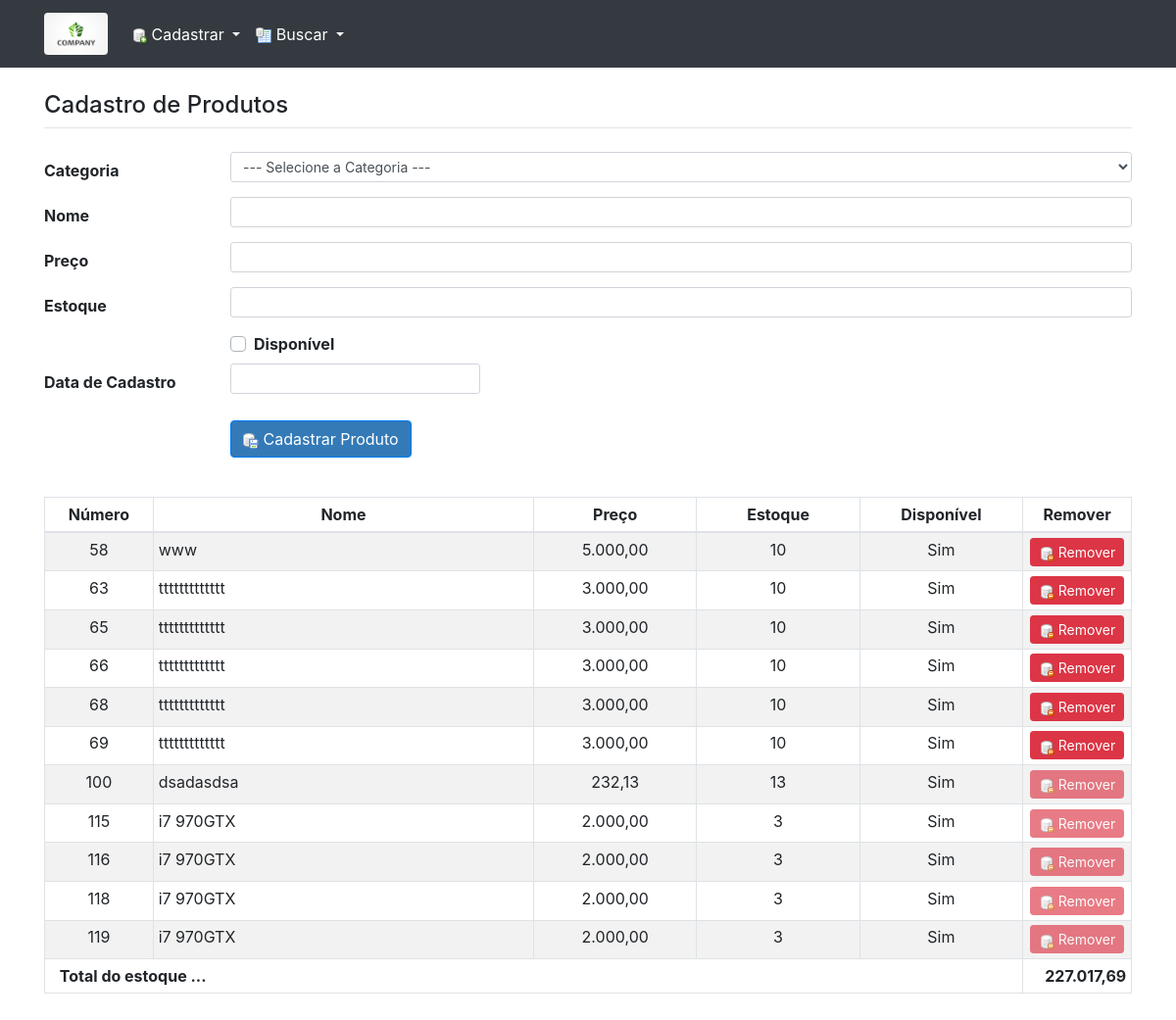
Screenshot of /produto/cadastra_produto/ (signed in) with the database file from the repository.
### produto/models.py (models this page shows, shortened)
class Produto(models.Model):
    user = models.ForeignKey(settings.AUTH_USER_MODEL,
                             related_name='operacoes_do_usuario',
                             on_delete=models.DO_NOTHING,
                             null=True)
    categoria = models.ForeignKey(Categoria, on_delete=models.DO_NOTHING)
    nome = models.CharField(max_length=120)
    preco = models.DecimalField(max_digits=10, decimal_places=2)
    estoque = models.PositiveIntegerField(default=0)
    disponivel = models.BooleanField(default=True)
    data_de_cadastro = models.DateField(null=True)
    class Meta:
        db_table = 'produto'

### produto/views.py (the view)
# urls.py: path('cadastra_produto/', views.cadastra_produto, name='cadastra_produto'),
def cadastra_produto(request):
    if request.method == "POST":
        form = ProdutoForm(request.POST)
        if form.is_valid():
            produto = form.save(commit=False)
            produto.user=request.user
            produto.save()
            lista_de_produtos = []
            lista_de_produtos.append(produto)
            resultado = Produto.objects.filter(disponivel=True).aggregate(
                valor_do_estoque=Sum(F('estoque') * F('preco'), output_field=FloatField()))
            if resultado['valor_do_estoque']:
                valor_do_estoque = '{0:.2f}'.format(resultado['valor_do_estoque'])
            else:
                valor_do_estoque = '0,00'
            return render(request, 'produto/lista_de_produtos.html',
                          {'produtos': lista_de_produtos,
                           'valor_do_estoque': valor_do_estoque})
    else:
        form = ProdutoForm()
    produtos = Produto.objects.all()
    valor_do_estoque = 0
    ids_dos_produtos = []
    for produto in produtos:
        valor_do_estoque = valor_do_estoque + produto.preco * produto.estoque
        ids_dos_produtos.append(produto.id)
    return render(request, 'produto/cadastra_produto.html', {'form': form,
                                                             'produtos': produtos,
                                                             'valor_do_estoque': valor_do_estoque,
                                                             'ids_dos_produtos': ids_dos_produtos})

### produto/models.py (called while the page is built)
    def __str__(self):
        return self.nome

### produto/templatetags/filtros.py (called while the page is built)
@register.filter         # @register.filter(name='separador_de_milhar')
@stringfilter            # Se você está criando um filtro que espera receber um string como primeiro argumento,
def separador_de_milhar(valor, decimal_points=3, seperator=u'.'):
    valor = str(valor)
    valor = valor.replace('.', ',')
    pos_virgula = valor.find(',')
    if pos_virgula == -1:
        valor = valor + ',00'
    pos_virgula = valor.find(',')
    parte2 = valor[pos_virgula:]
    parte1 = valor[:pos_virgula]
    if len(parte1) <= decimal_points:
        return parte1 + parte2
    parts = []
    while parte1:
        parts.append(parte1[-decimal_points:])
        parte1 = parte1[:-decimal_points]
    parts.reverse()
    return seperator.join(parts) + parte2

### produto/templates/produto/cadastra_produto.html (shortened to what this page needs)
{% extends "base.html" %}
{% load filtros %}
{% load static %}
{% block conteudo %}
    <br>
    <div class="row">
        <div class="col-lg-12">
            <h4 class="titulo mb-0">Cadastro de Produtos</h4>
            <hr class="mt-2 mb-4">
        </div>
    </div>
    <form   id="inclusao"
            action ="{% url 'produto:cadastra_produto' %}"
            method ="POST" novalidate>
        <div class="form-group row mb-2">
            <label for="id_categoria" class="col-lg-2 col-form-label font-weight-bold">Categoria</label>
            <div class="col-lg-10">
                {{ form.categoria }}
            </div>
        </div>
        <div class="form-group row mb-2">
            <label for="id_nome" class="col-lg-2 col-form-label font-weight-bold">Nome</label>
            <div class="col-lg-10">
                {{ form.nome }}
            </div>
        </div>
        <div class="form-group row mb-2">
            <label for="id_preco" class="col-lg-2 col-form-label font-weight-bold">Preço</label>
            <div class="col-lg-10">
                {{ form.preco }}
            </div>
        </div>
        <div class="form-group row mb-2">
            <label for="id_estoque" class="col-lg-2 col-form-label font-weight-bold">Estoque</label>
            <div class="col-lg-10">
                {{ form.estoque }}
            </div>
        </div>
        <div class="form-group row mb-2">
            <div class="col-lg-2"></div>
            <div class="col-lg-10">
                <div class="custom-control custom-checkbox">
                    <label class="custom-control-label font-weight-bold" for="id_disponivel">
                        Disponível
                    </label>
                </div>
            </div>
        </div>
        <div class="form-group row mb-2">
            <label for="id_data_de_cadastro" class="col-lg-2 col-form-label font-weight-bold">Data de Cadastro</label>
            <div class="col-lg-3">
                {{ form.data_de_cadastro }}
            </div>
            <div class="col-lg-7"></div>
        </div>
        <div class="form-group row" style="margin-top: 20px;">
            <div class="col-lg-10 offset-lg-2">
                <button type="submit" class="btn btn-primary"><img src="{% static 'produto/images/skin/database_save.png' %}">
                    Cadastrar Produto
                </button>
            </div>
        </div>
    </form>
    <br>
    {% include 'produto/lista_de_produtos.html' %}
    <br/>
    <br/>
    <br/>
{% endblock %}

### templates/base.html (shortened to what this page needs)
{% load static %}
<!DOCTYPE html>
<html lang="en">
<head>
    <link rel="stylesheet" type="text/css" href="{% static 'produto/css/bootstrap.css' %}" />
    <link rel="stylesheet" type="text/css" href="{% static 'produto/css/jquery-ui.min.css' %}">
    <link rel="stylesheet" type="text/css" href="{% static 'produto/css/all.css' %}" />
    <link rel="stylesheet" type="text/css" href="{% static 'produto/css/base.css' %}" />
</head>
<body class="barra">
    <nav class="navbar bg-dark navbar-dark navbar-expand-md">
        <div class="container">
            <a href="#" alt="logo" class="navbar-brand">
                <img class="rounded" src="{% static 'produto/images/logo.jpg' %}" style="width: 65px;">
            </a>
            <div class="collapse navbar-collapse" id="menu">
                <div class="navbar-nav mr-auto">
                    <div class="dropdown">
                        <a class="nav-item nav-link dropdown-toggle" data-toggle="dropdown" href="#">
                            <img src="{% static 'produto/images/skin/database_add.png' %}"> Cadastrar
                        </a>
                    </div>
                    <div class="dropdown">
                        <a class="nav-item nav-link dropdown-toggle" data-toggle="dropdown" href="#">
                            <img src="{% static 'produto/images/skin/database_table.png' %}"> Buscar
                        </a>
                    </div>
                </div>
            </div>
        </div>
    </nav>
    <div class="container">
        {% block conteudo %}
        {% endblock %}
    </div>
</body>
</html>

### produto/templates/produto/lista_de_produtos.html (shortened to what this page needs)
{% load static %}
{% load filtros %}
    <div class="row">
        <div class="col-12">
            <div class="table-responsive">
                <table id="tabela" style="width:100%" class="table table-striped table-sm table-bordered">
                    <thead>
                        <tr>
                            <th class="text-center">Número</th>
                            <th class="text-center">Nome</th>
                            <th class="text-center">Preço</th>
                            <th class="text-center">Estoque</th>
                            <th class="text-center">Disponível</th>
                            <th class="text-center">Remover</th>
                        </tr>
                    </thead>
                    <tbody id="tbody">
                        {% for produto in produtos %}
                            <tr>
                                <td width="10%" class="text-center">
                                    {{ produto.id }}
                                </td>
                                <td width="35%">
                                    {{ produto.nome }}
                                </td>
                                <td width="15%" class="text-center">
                                    {{ produto.preco | separador_de_milhar }}
                                </td>
                                <td width="15%" class="text-center">
                                    {{ produto.estoque }}
                                </td>
                                <td width="15%" class="text-center">
                                    {% if produto.disponivel %} Sim {% else %} Não {% endif %}
                                </td>
                                <td width="10%" class="text-center">
                                    <form style="margin-bottom: 0px;"
                                          action ="{% url 'produto:remove_produto' %}"
                                          method ="POST" novalidate>
                                        <button style="margin-top: 0px; margin-bottom: 0px; padding-top: 3px; padding-bottom: 3px;"
                                                type="button" class="btn btn-sm btn-danger btn-remove" {% if produto.user != request.user %} disabled="disabled" {% endif %}>
                                            <img src="{% static 'produto/images/skin/database_delete.png' %}">
                                            Remover
                                        </button>
                                    </form>
                                </td>
                            </tr>
                        {% endfor %}
                        <tr>
                            <td colspan="5" width="90%" class="text-left">
                                <strong style="margin-left: 10px;">Total do estoque ...</strong>
                            </td>
                            <td width="10%" class="text-right">
                                <strong id="valor-do-estoque">{{ valor_do_estoque | separador_de_milhar }}</strong>
                            </td>
                        </tr>
                    </tbody>
                </table>
            </div>
        </div>
    </div>

### produto/static/produto/css/base.css (style rules this page uses)
.barra { overflow-y: scroll; }
a { color: #337ab7; }
a.btn-primary, button.btn-primary { background-color: #337ab7; }
.navbar-dark .navbar-nav .nav-link { color: rgba(255, 255, 255, 1) !Important; }

### rows the page displays
Produto: id "58", nome "www", preco|separador_de_milhar "5.000,00", estoque "10", disponivel "Sim"
Produto: id "63", nome "ttttttttttttt", preco|separador_de_milhar "3.000,00", estoque "10", disponivel "Sim"
Produto: id "65", nome "ttttttttttttt", preco|separador_de_milhar "3.000,00", estoque "10", disponivel "Sim"
Produto: id "66", nome "ttttttttttttt", preco|separador_de_milhar "3.000,00", estoque "10", disponivel "Sim"
Produto: id "68", nome "ttttttttttttt", preco|separador_de_milhar "3.000,00", estoque "10", disponivel "Sim"
Produto: id "69", nome "ttttttttttttt", preco|separador_de_milhar "3.000,00", estoque "10", disponivel "Sim"
Produto: id "100", nome "dsadasdsa", preco|separador_de_milhar "232,13", estoque "13", disponivel "Sim"
Produto: id "115", nome "i7 970GTX", preco|separador_de_milhar "2.000,00", estoque "3", disponivel "Sim"
Produto: id "116", nome "i7 970GTX", preco|separador_de_milhar "2.000,00", estoque "3", disponivel "Sim"
Produto: id "118", nome "i7 970GTX", preco|separador_de_milhar "2.000,00", estoque "3", disponivel "Sim"
Produto: id "119", nome "i7 970GTX", preco|separador_de_milhar "2.000,00", estoque "3", disponivel "Sim"

### other values shown
{{ valor_do_estoque | separador_de_milhar }} "227.017,69"
